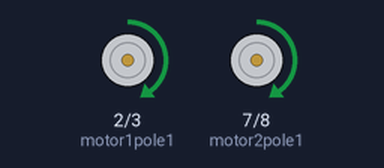
A sketch run on a simulated Arduino Uno, built with avr-gcc and run on an emulated ATmega328P. On the bench: motor-driver pin pairs drawn as motors (green arrow = first pin HIGH = forward, orange = second pin HIGH = backward, longer = more drive, scaled by the enable pin).

Above: at 0.1 s.
At 9.3 s:
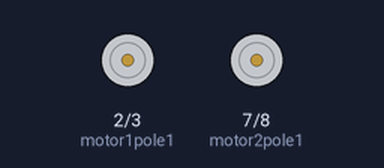
At 18.5 s:
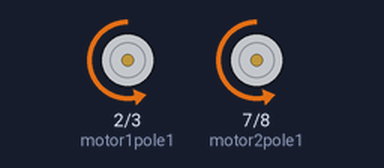
At 36.8 s:
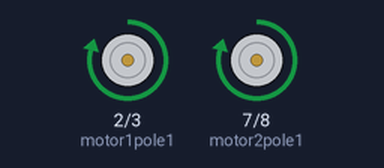
Timing chart, 0 to 40.0 s (numbered marks = the images above):
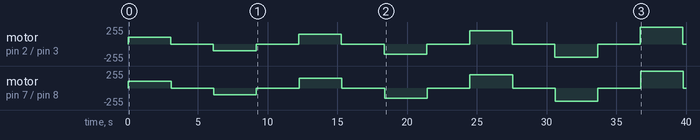

Measured:
- by itself, motor on pin 2 (motor1pole1) / pin 3 (motor1pole2): stopped → forward 100/255 at 0.00 s, → stopped 3.1 s later, → backward 100/255 3.1 s later, → stopped 3.1 s later, … (14 changes in this stretch)
- by itself, motor on pin 7 (motor2pole1) / pin 8 (motor2pole2): stopped → forward 100/255 at 0.03 s, → stopped 3.1 s later, → backward 100/255 3.1 s later, → stopped 3.1 s later, … (14 changes in this stretch)

The sketch:

DCMotorController.ino
```cpp
#define motor1pole1 2
#define motor1pole2 3

#define motor1speed 9

#define motor2pole1 7
#define motor2pole2 8

#define motor2speed 10

#define M1_MIN_SPEED 100
#define M2_MIN_SPEED 100
#define M1_MAX_SPEED 255
#define M2_MAX_SPEED 255

#define motordelay 30
#define debugmotorwait 3000

int mspeed = 100;

void setup()
{
	pinMode(motor1speed, OUTPUT);
	pinMode(motor1pole1, OUTPUT);
	pinMode(motor1pole2, OUTPUT);

	pinMode(motor2speed, OUTPUT);
	pinMode(motor2pole1, OUTPUT);
	pinMode(motor2pole2, OUTPUT);

	motorspeed(0, 0);
}

void loop()
{
	motorspeed(mspeed, mspeed);
	motorforward(1);
	motorforward(2);
	delay(debugmotorwait);
	motorstop(1);
	motorstop(2);
	delay(debugmotorwait);
	motorbackward(1);
	motorbackward(2);
	delay(debugmotorwait);
	motorstop(1);
	motorstop(2);
	delay(debugmotorwait);
	mspeed+=50;
	if (mspeed > 250) mspeed = 100;
}


void motorforward(int motorNum)
{
	if (motorNum == 1)
	{
		digitalWrite(motor1pole1, HIGH);
		digitalWrite(motor1pole2, LOW);
	} else if (motorNum == 2)
	{
		digitalWrite(motor2pole1, HIGH);
		digitalWrite(motor2pole2, LOW);
	}
	delay(motordelay);
}

void motorbackward(int motorNum)
{
	if (motorNum == 1)
	{
		digitalWrite(motor1pole1, LOW);
		digitalWrite(motor1pole2, HIGH);
	} else if (motorNum == 2)
	{
		digitalWrite(motor2pole1, LOW);
		digitalWrite(motor2pole2, HIGH);
	}
	delay(motordelay);
}

void motorstop(int motorNum)
{
	if (motorNum == 1)
	{
		digitalWrite(motor1pole1, LOW);
		digitalWrite(motor1pole2, LOW);
	} else if (motorNum == 2)
	{
		digitalWrite(motor2pole1, LOW);
		digitalWrite(motor2pole2, LOW);
	}
	delay(motordelay);
}

void motorspeed(int m1speed, int m2speed)
{
	if (m1speed < M1_MIN_SPEED) m1speed = M1_MIN_SPEED;
	if (m2speed < M2_MIN_SPEED) m2speed = M2_MIN_SPEED;
	if (m1speed > M1_MAX_SPEED) m1speed = M1_MAX_SPEED;
	if (m2speed > M2_MAX_SPEED) m2speed = M2_MAX_SPEED;
	analogWrite(motor1speed, m1speed);
	analogWrite(motor2speed, m2speed);
}
```
